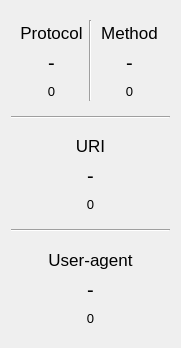
                   <widget class="QWidget" name="scrollAreaContent_StatsGlob_Recur">
                    <property name="geometry">
                     <rect>
                      <x>0</x>
                      <y>0</y>
                      <width>181</width>
                      <height>348</height>
                     </rect>
                    </property>
                    <layout class="QGridLayout" name="gridLayout_31">
                     <item row="0" column="0">
                      <widget class="QFrame" name="frame_StatsGlob_Recur_1">
                       <layout class="QGridLayout" name="gridLayout_30">
                        <item row="2" column="0">
                         <widget class="QLabel" name="label_StatsGlob_Recur_Protocol_Count">
                          <property name="maximumSize">
                           <size>
                            <width>16777215</width>
                            <height>20</height>
                           </size>
                          </property>
                          <property name="font">
                           <font>
                            <pointsize>10</pointsize>
                           </font>
                          </property>
                          <property name="text">
                           <string notr="true">0</string>
                          </property>
                          <property name="alignment">
                           <set>Qt::AlignCenter</set>
                          </property>
                         </widget>
                        </item>
                        <item row="0" column="0">
                         <widget class="QLabel" name="label_StatsGlob_Recur_Protocol">
                          <property name="maximumSize">
                           <size>
                            <width>16777215</width>
                            <height>32</height>
                           </size>
                          </property>
                          <property name="font">
                           <font>
                            <pointsize>13</pointsize>
                           </font>
                          </property>
                          <property name="text">
                           <string>Protocol</string>
                          </property>
                          <property name="alignment">
                           <set>Qt::AlignCenter</set>
                          </property>
                         </widget>
                        </item>
                        <item row="2" column="2">
                         <widget class="QLabel" name="label_StatsGlob_Recur_Method_Count">
                          <property name="maximumSize">
                           <size>
                            <width>16777215</width>
                            <height>20</height>
                           </size>
                          </property>
                          <property name="font">
                           <font>
                            <pointsize>10</pointsize>
                           </font>
                          </property>
                          <property name="text">
                           <string notr="true">0</string>
                          </property>
                          <property name="alignment">
                           <set>Qt::AlignCenter</set>
                          </property>
                         </widget>
                        </item>
                        <item row="1" column="0">
                         <widget class="QLabel" name="label_StatsGlob_Recur_Protocol_String">
                          <property name="maximumSize">
                           <size>
                            <width>16777215</width>
                            <height>32</height>
                           </size>
                          </property>
                          <property name="font">
                           <font>
                            <pointsize>15</pointsize>
                           </font>
                          </property>
                          <property name="text">
                           <string notr="true">-</string>
                          </property>
                          <property name="alignment">
                           <set>Qt::AlignCenter</set>
                          </property>
                         </widget>
                        </item>
                        <item row="0" column="2">
                         <widget class="QLabel" name="label_StatsGlob_Recur_Method">
                          <property name="maximumSize">
                           <size>
                            <width>16777215</width>
                            <height>32</height>
                           </size>
                          </property>
                          <property name="font">
                           <font>
                            <pointsize>13</pointsize>
                           </font>
                          </property>
                          <property name="text">
                           <string>Method</string>
                          </property>
                          <property name="alignment">
                           <set>Qt::AlignCenter</set>
                          </property>
                         </widget>
                        </item>
                        <item row="1" column="2">
                         <widget class="QLabel" name="label_StatsGlob_Recur_Method_String">
                          <property name="maximumSize">
                           <size>
                            <width>16777215</width>
                            <height>32</height>
                           </size>
                          </property>
                          <property name="font">
                           <font>
                            <pointsize>15</pointsize>
                           </font>
                          </property>
                          <property name="text">
                           <string notr="true">-</string>
                          </property>
                          <property name="alignment">
                           <set>Qt::AlignCenter</set>
                          </property>
                         </widget>
                        </item>
                        <item row="0" column="1" rowspan="3">
                         <widget class="Line" name="gline_StatsGlob_Recur_1">
                          <property name="orientation">
                           <enum>Qt::Vertical</enum>
                          </property>
                         </widget>
                        </item>
                       </layout>
                      </widget>
                     </item>
                     <item row="2" column="0">
                      <widget class="QFrame" name="frame_StatsGlob__Recur_2">
                       <layout class="QGridLayout" name="gridLayout_32">
                        <item row="1" column="0">
                         <widget class="QLabel" name="label_StatsGlob_Recur_URI_String">
                          <property name="maximumSize">
                           <size>
                            <width>16777215</width>
                            <height>32</height>
                           </size>
                          </property>
                          <property name="font">
                           <font>
                            <pointsize>15</pointsize>
                           </font>
                          </property>
                          <property name="text">
                           <string notr="true">-</string>
                          </property>
                          <property name="alignment">
                           <set>Qt::AlignCenter</set>
                          </property>
                         </widget>
                        </item>
                        <item row="0" column="0">
                         <widget class="QLabel" name="label_StatsGlob_Recur_URI">
                          <property name="maximumSize">
                           <size>
                            <width>16777215</width>
                            <height>32</height>
                           </size>
                          </property>
                          <property name="font">
                           <font>
                            <pointsize>13</pointsize>
                           </font>
                          </property>
                          <property name="text">
                           <string>URI</string>
                          </property>
                          <property name="alignment">
                           <set>Qt::AlignCenter</set>
                          </property>
                         </widget>
                        </item>
                        <item row="2" column="0">
                         <widget class="QLabel" name="label_StatsGlob_Recur_URI_Count">
                          <property name="maximumSize">
                           <size>
                            <width>16777215</width>
                            <height>20</height>
                           </size>
                          </property>
                          <property name="font">
                           <font>
                            <pointsize>10</pointsize>
                           </font>
                          </property>
                          <property name="text">
                           <string notr="true">0</string>
                          </property>
                          <property name="alignment">
                           <set>Qt::AlignCenter</set>
                          </property>
                         </widget>
                        </item>
                       </layout>
                      </widget>
                     </item>
                     <item row="1" column="0">
                      <widget class="Line" name="gline_StatsGlob_Recur_2">
                       <property name="orientation">
                        <enum>Qt::Horizontal</enum>
                       </property>
                      </widget>
                     </item>
                     <item row="4" column="0">
                      <widget class="QFrame" name="frame_StatsGlob_Recur_3">
                       <layout class="QGridLayout" name="gridLayout_33">
                        <item row="0" column="0">
                         <widget class="QLabel" name="label_StatsGlob_Recur_UserAgent">
                          <property name="maximumSize">
                           <size>
                            <width>16777215</width>
                            <height>32</height>
                           </size>
                          </property>
                          <property name="font">
                           <font>
                            <pointsize>13</pointsize>
                           </font>
                          </property>
                          <property name="text">
                           <string>User-agent</string>
                          </property>
                          <property name="alignment">
                           <set>Qt::AlignCenter</set>
                          </property>
                         </widget>
                        </item>
                        <item row="2" column="0">
                         <widget class="QLabel" name="label_StatsGlob_Recur_UserAgent_Count">
                          <property name="maximumSize">
                           <size>
                            <width>16777215</width>
                            <height>20</height>
                           </size>
                          </property>
                          <property name="font">
                           <font>
                            <pointsize>10</pointsize>
                           </font>
                          </property>
                          <property name="text">
                           <string notr="true">0</string>
                          </property>
                          <property name="alignment">
                           <set>Qt::AlignCenter</set>
                          </property>
                         </widget>
                        </item>
                        <item row="1" column="0">
                         <widget class="QLabel" name="label_StatsGlob_Recur_UserAgent_String">
                          <property name="maximumSize">
                           <size>
                            <width>16777215</width>
                            <height>32</height>
                           </size>
                          </property>
                          <property name="font">
                           <font>
                            <pointsize>15</pointsize>
                           </font>
                          </property>
                          <property name="text">
                           <string notr="true">-</string>
                          </property>
                          <property name="alignment">
                           <set>Qt::AlignCenter</set>
                          </property>
                         </widget>
                        </item>
                       </layout>
                      </widget>
                     </item>
                     <item row="3" column="0">
                      <widget class="Line" name="gline_StatsGlob_Recur_3">
                       <property name="orientation">
                        <enum>Qt::Horizontal</enum>
                       </property>
                      </widget>
                     </item>
                    </layout>
                   </widget>
